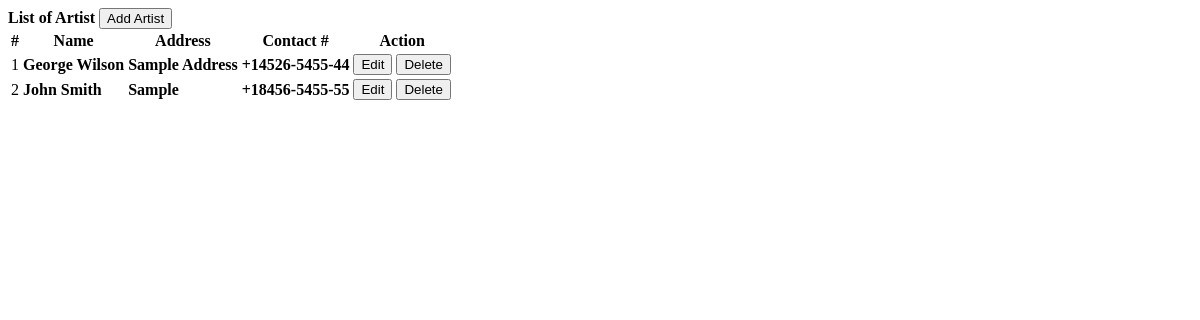
/admin/artist.php, run on the app's committed database.
### tables this page shows
CREATE TABLE `users` (
  `id` int NOT NULL AUTO_INCREMENT,
  `name` text NOT NULL,
  `address` text NOT NULL,
  `contact` varchar(50) NOT NULL,
  `user_type` tinyint(1) NOT NULL DEFAULT '3' COMMENT '1 = admin, 2= artist,3= customers',
  `username` text NOT NULL,
  `password` text NOT NULL,
  PRIMARY KEY (`id`)
);

### admin/artist.php (the view, shortened to what this page needs)
<?php include('db_connect.php');?>
<div class="container-fluid">
	<div class="col-lg-12">
		<div class="row">
			<div class="col-md-12">
				<div class="card">
					<div class="card-header">
						<b>List of Artist</b>
						<span class="">
							<button class="btn btn-primary btn-block btn-sm col-sm-2 float-right" type="button" id="new_artist">
					<i class="fa fa-plus"></i> Add Artist</button>
				</span>
					</div>
					<div class="card-body">
						<table class="table table-condensed table-hover">
							<thead>
								<tr>
									<th class="text-center">#</th>
									<th class="">Name</th>
									<th class="">Address</th>
									<th class="">Contact #</th>
									<th class="text-center">Action</th>
								</tr>
							</thead>
							<tbody>
								<?php
								$i = 1;
								$types = $conn->query("SELECT * FROM users where user_type = 2 order by name asc");
								while($row=$types->fetch_assoc()):
								?>
								<tr>
									<td class="text-center"><?php echo $i++ ?></td>
									<td class="">
										 <p> <b><?php echo ucwords($row['name']) ?></b></p>
									</td>
									<td class="">
										 <p> <b><?php echo $row['address'] ?></b></p>
									</td>
									<td class="">
										 <p> <b><?php echo $row['contact'] ?></b></p>
									</td>
									<td class="text-center">
										<button class="btn btn-sm btn-outline-primary edit_artist" type="button" data-id="<?php echo $row['id'] ?>" >Edit</button>
										<button class="btn btn-sm btn-outline-danger delete_artist" type="button" data-id="<?php echo $row['id'] ?>">Delete</button>
									</td>
								</tr>
								<?php endwhile; ?>
							</tbody>
						</table>
					</div>
				</div>
			</div>
		</div>
	</div>
</div>

### admin/artist.php (style rules this page uses)
td { vertical-align: middle !important; }
td p { margin: unset }

### data on the page
users: name "George Wilson", address "Sample Address", contact "+14526-5455-44"
users: name "John Smith", address "Sample", contact "+18456-5455-55"
